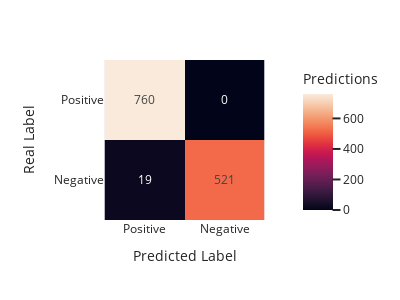

The notebook cell saved with this chart:
### Code cell
p = df[df["True label"] == 1].event_idx.value_counts().shape[0]
n = df[df["True label"] == 0].event_idx.value_counts().shape[0]
print(f"Fault Events (True): {p} \nNon Fault Events (False): {n}")


def test_result_count(
    df: pd.DataFrame, expected_result: str, Label: int, includes=True
) -> int:
    if includes:
        test_result_df = df[
            (df["Result"] == expected_result) & (df["True label"] == Label)
        ]
    else:
        test_result_df = df[
            (df["Result"] != expected_result) & (df["True label"] == Label)
        ]

    test_result_count_per_event = test_result_df["event_idx"].value_counts()
    return test_result_count_per_event.shape[0]


tp = test_result_count(df, "TP", 1)
fp = test_result_count(df, "FP", 0)
tn = n - fp
fn = p - tp
print(
    f"True Positives: {tp} \nFalse Positives: {fp} \nTrue Negatives: {tn} \nFalse Negatives: {fn}"
)

metrics = de.conf_matrix_metrics(np.array([tp, fp, tn, fn, tp + fn]))
de.print_metrics(metrics)
de.plot_confusion_matrix(metrics)

### Figure 1 — Plotly figure (JSON) as saved in the notebook; plotly's stock layout.template omitted (floating-point values rounded to 4 significant figures)
{"data": [{"coloraxis": "coloraxis", "hovertemplate": "Predicted Label: %{x}<br>Real Label: %{y}<br>Predictions: %{z}<extra></extra>", "name": "0", "texttemplate": "%{z}", "type": "heatmap", "x": ["Positive", "Negative"], "xaxis": "x", "y": ["Positive", "Negative"], "yaxis": "y", "z": [[760, 0], [19, 521]]}], "layout": {"coloraxis": {"colorbar": {"title": {"text": "Predictions"}}, "colorscale": [[0, "rgb(2,4,25)"], [0.0625, "rgb(24,15,41)"], [0.125, "rgb(47,23,57)"], [0.1875, "rgb(71,28,72)"], [0.25, "rgb(97,30,82)"], [0.3125, "rgb(123,30,89)"], [0.375, "rgb(150,27,91)"], [0.4375, "rgb(177,22,88)"], [0.5, "rgb(203,26,79)"], [0.5625, "rgb(223,47,67)"], [0.625, "rgb(236,76,61)"], [0.6875, "rgb(242,107,73)"], [0.75, "rgb(244,135,95)"], [0.8125, "rgb(245,162,122)"], [0.875, "rgb(246,188,153)"], [0.9375, "rgb(247,212,187)"], [1, "rgb(250,234,220)"]]}, "height": 300, "margin": {"t": 60}, "width": 400, "xaxis": {"anchor": "y", "constrain": "domain", "domain": [0, 1], "scaleanchor": "y", "title": {"text": "Predicted Label"}}, "yaxis": {"anchor": "x", "autorange": "reversed", "constrain": "domain", "domain": [0, 1], "title": {"text": "Real Label"}}}}
